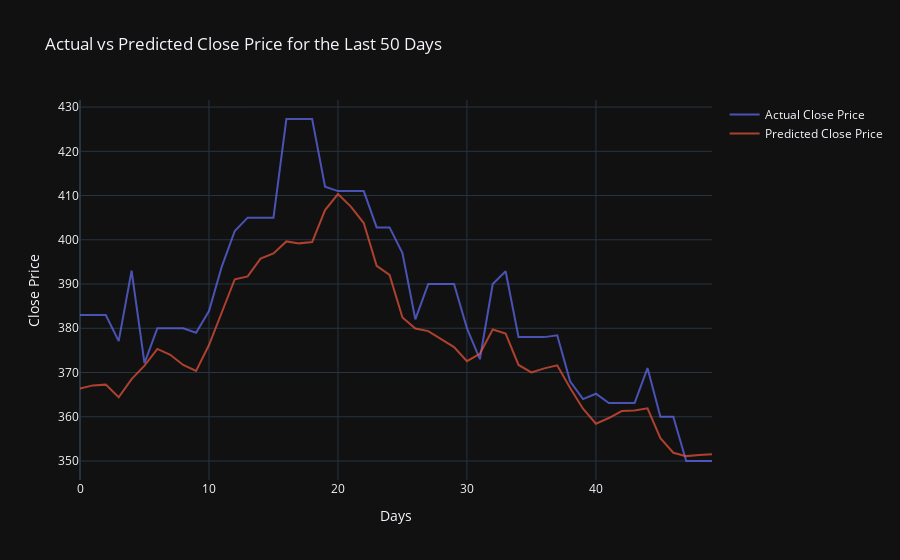

The notebook cell this image was saved under:
### Code cell
# Get the last 50 days of actual and predicted values from the test set
last_50_days_actual = test_close_actual[-50:]  # Actual values for the last 50 days
last_50_days_pred = test_close_pred[-50:]      # Predicted values for the last 50 days

# Create a figure
fig = go.Figure()

# Add trace for actual values
fig.add_trace(go.Scatter(x=np.arange(len(last_50_days_actual)), y=last_50_days_actual,
                         mode='lines', name='Actual Close Price', opacity=0.7))

# Add trace for predicted values
fig.add_trace(go.Scatter(x=np.arange(len(last_50_days_pred)), y=last_50_days_pred,
                         mode='lines', name='Predicted Close Price', opacity=0.7))

# Update layout
fig.update_layout(title='Actual vs Predicted Close Price for the Last 50 Days',
                  xaxis_title='Days',
                  yaxis_title='Close Price',
                  template='plotly_dark')

# Show the figure
fig.show()

### Figure 1 — Plotly figure (JSON) as saved in the notebook; plotly's stock layout.template omitted (floating-point values rounded to 4 significant figures)
{"data": [{"mode": "lines", "name": "Actual Close Price", "opacity": 0.7, "x": [0, 1, 2, 3, 4, 5, 6, 7, 8, 9, 10, 11, 12, 13, 14, 15, 16, 17, 18, 19, 20, 21, 22, 23, 24, 25, 26, 27, 28, 29, 30, 31, 32, 33, 34, 35, 36, 37, 38, 39, 40, 41, 42, 43, 44, 45, 46, 47, 48, 49], "y": [383, 383, 383, 377.1, 393, 372.1, 380, 380, 380, 379, 383.9, 394.0, 402, 405, 405, 405, 427.3, 427.3, 427.3, 412, 411, 411, 411, 402.8, 402.8, 397, 382, 390, 390, 390, 380, 373, 390, 392.9, 378, 378, 378, 378.4, 368, 364, 365.2, 363.1, 363.1, 363.1, 371, 360, 360, 350, 350, 350], "type": "scatter"}, {"mode": "lines", "name": "Predicted Close Price", "opacity": 0.7, "x": [0, 1, 2, 3, 4, 5, 6, 7, 8, 9, 10, 11, 12, 13, 14, 15, 16, 17, 18, 19, 20, 21, 22, 23, 24, 25, 26, 27, 28, 29, 30, 31, 32, 33, 34, 35, 36, 37, 38, 39, 40, 41, 42, 43, 44, 45, 46, 47, 48, 49], "y": [366.4, 367.1, 367.3, 364.4, 368.5, 371.6, 375.3, 374.0, 371.7, 370.4, 376.2, 383.8, 391.1, 391.7, 395.7, 396.9, 399.6, 399.2, 399.5, 406.7, 410.3, 407.5, 403.8, 394.1, 392.1, 382.4, 379.9, 379.4, 377.6, 375.8, 372.6, 374.2, 379.7, 378.8, 371.7, 370.0, 370.9, 371.6, 366.5, 361.8, 358.4, 359.7, 361.3, 361.4, 361.9, 355.2, 351.9, 351.1, 351.3, 351.5], "type": "scatter"}], "layout": {"title": {"text": "Actual vs Predicted Close Price for the Last 50 Days"}, "xaxis": {"title": {"text": "Days"}}, "yaxis": {"title": {"text": "Close Price"}}}}
